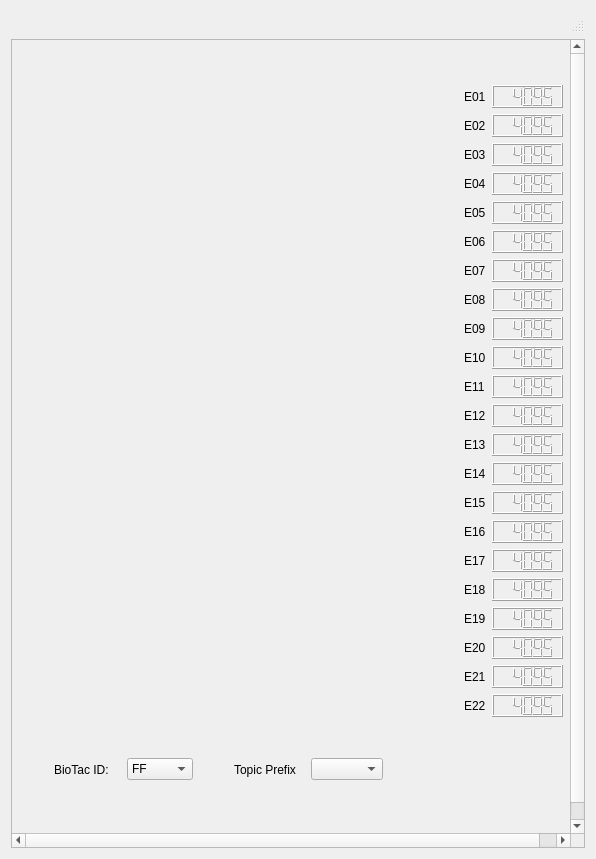
<?xml version="1.0" encoding="UTF-8"?>
<ui version="4.0">
 <class>Pr2GripperSensorGuiWindow</class>
 <widget class="QWidget" name="Pr2GripperSensorGuiWindow">
  <property name="geometry">
   <rect>
    <x>0</x>
    <y>0</y>
    <width>596</width>
    <height>859</height>
   </rect>
  </property>
  <property name="font">
   <font>
    <kerning>true</kerning>
   </font>
  </property>
  <property name="windowTitle">
   <string>ROS BioTac GUI</string>
  </property>
  <layout class="QVBoxLayout" name="verticalLayout">
   <item>
    <widget class="QStatusBar" name="statusBar"/>
   </item>
   <item>
    <widget class="QScrollArea" name="scrollArea">
     <property name="verticalScrollBarPolicy">
      <enum>Qt::ScrollBarAsNeeded</enum>
     </property>
     <property name="horizontalScrollBarPolicy">
      <enum>Qt::ScrollBarAsNeeded</enum>
     </property>
     <property name="widgetResizable">
      <bool>false</bool>
     </property>
     <widget class="QWidget" name="scrollAreaWidgetContents">
      <property name="geometry">
       <rect>
        <x>0</x>
        <y>0</y>
        <width>576</width>
        <height>811</height>
       </rect>
      </property>
      <layout class="QVBoxLayout" name="verticalLayout_2">
       <item>
        <widget class="QToolBar" name="mainToolBar"/>
       </item>
       <item>
        <widget class="QWidget" name="centralWidget" native="true">
         <property name="layoutDirection">
          <enum>Qt::LeftToRight</enum>
         </property>
         <widget class="QWidget" name="horizontalLayoutWidget">
          <property name="geometry">
           <rect>
            <x>20</x>
            <y>670</y>
            <width>161</width>
            <height>51</height>
           </rect>
          </property>
          <layout class="QHBoxLayout" name="horizontalLayout_26">
           <item>
            <widget class="QLabel" name="label_25">
             <property name="text">
              <string>BioTac ID:</string>
             </property>
            </widget>
           </item>
           <item>
            <widget class="QComboBox" name="btSelect">
             <property name="enabled">
              <bool>true</bool>
             </property>
             <property name="editable">
              <bool>false</bool>
             </property>
             <property name="iconSize">
              <size>
               <width>16</width>
               <height>16</height>
              </size>
             </property>
             <property name="frame">
              <bool>true</bool>
             </property>
             <item>
              <property name="text">
               <string>FF</string>
              </property>
             </item>
             <item>
              <property name="text">
               <string>MF</string>
              </property>
             </item>
             <item>
              <property name="text">
               <string>RF</string>
              </property>
             </item>
             <item>
              <property name="text">
               <string>LF</string>
              </property>
             </item>
             <item>
              <property name="text">
               <string>TH</string>
              </property>
             </item>
            </widget>
           </item>
          </layout>
         </widget>
         <widget class="QWidget" name="horizontalLayoutWidget_2">
          <property name="geometry">
           <rect>
            <x>200</x>
            <y>670</y>
            <width>171</width>
            <height>51</height>
           </rect>
          </property>
          <layout class="QHBoxLayout" name="horizontalLayout_27">
           <item>
            <widget class="QLabel" name="label_26">
             <property name="text">
              <string>Topic Prefix</string>
             </property>
            </widget>
           </item>
           <item>
            <widget class="QComboBox" name="select_prefix">
             <property name="enabled">
              <bool>true</bool>
             </property>
             <property name="iconSize">
              <size>
               <width>16</width>
               <height>16</height>
              </size>
             </property>
             <property name="frame">
              <bool>true</bool>
             </property>
            </widget>
           </item>
          </layout>
         </widget>
         <widget class="QWidget" name="formLayoutWidget">
          <property name="geometry">
           <rect>
            <x>430</x>
            <y>0</y>
            <width>121</width>
            <height>692</height>
           </rect>
          </property>
          <layout class="QFormLayout" name="formLayout">
           <item row="0" column="0">
            <widget class="QLabel" name="label">
             <property name="text">
              <string>E01</string>
             </property>
            </widget>
           </item>
           <item row="0" column="1">
            <widget class="QLCDNumber" name="lcdE01">
             <property name="palette">
              <palette>
               <active>
                <colorrole role="WindowText">
                 <brush brushstyle="SolidPattern">
                  <color alpha="255">
                   <red>0</red>
                   <green>0</green>
                   <blue>0</blue>
                  </color>
                 </brush>
                </colorrole>
               </active>
               <inactive>
                <colorrole role="WindowText">
                 <brush brushstyle="SolidPattern">
                  <color alpha="255">
                   <red>0</red>
                   <green>0</green>
                   <blue>0</blue>
                  </color>
                 </brush>
                </colorrole>
               </inactive>
               <disabled>
                <colorrole role="WindowText">
                 <brush brushstyle="SolidPattern">
                  <color alpha="255">
                   <red>150</red>
                   <green>147</green>
                   <blue>140</blue>
                  </color>
                 </brush>
                </colorrole>
               </disabled>
              </palette>
             </property>
             <property name="font">
              <font>
               <weight>75</weight>
               <bold>true</bold>
              </font>
             </property>
             <property name="intValue" stdset="0">
              <number>4095</number>
             </property>
            </widget>
           </item>
           <item row="1" column="0">
            <widget class="QLabel" name="label_2">
             <property name="text">
              <string>E02</string>
             </property>
            </widget>
           </item>
           <item row="1" column="1">
            <widget class="QLCDNumber" name="lcdE02">
             <property name="intValue" stdset="0">
              <number>4095</number>
             </property>
            </widget>
           </item>
           <item row="2" column="0">
            <widget class="QLabel" name="label_3">
             <property name="text">
              <string>E03</string>
             </property>
            </widget>
           </item>
           <item row="2" column="1">
            <widget class="QLCDNumber" name="lcdE03">
             <property name="intValue" stdset="0">
              <number>4095</number>
             </property>
            </widget>
           </item>
           <item row="3" column="0">
            <widget class="QLabel" name="label_4">
             <property name="text">
              <string>E04</string>
             </property>
            </widget>
           </item>
           <item row="3" column="1">
            <widget class="QLCDNumber" name="lcdE04">
             <property name="intValue" stdset="0">
              <number>4095</number>
             </property>
            </widget>
           </item>
           <item row="4" column="0">
            <widget class="QLabel" name="label_5">
             <property name="text">
              <string>E05</string>
             </property>
            </widget>
           </item>
           <item row="4" column="1">
            <widget class="QLCDNumber" name="lcdE05">
             <property name="intValue" stdset="0">
              <number>4095</number>
             </property>
            </widget>
           </item>
           <item row="5" column="0">
            <widget class="QLabel" name="label_6">
             <property name="text">
              <string>E06</string>
             </property>
            </widget>
           </item>
           <item row="5" column="1">
            <widget class="QLCDNumber" name="lcdE06">
             <property name="intValue" stdset="0">
              <number>4095</number>
             </property>
            </widget>
           </item>
           <item row="6" column="0">
            <widget class="QLabel" name="label_7">
             <property name="text">
              <string>E07</string>
             </property>
            </widget>
           </item>
           <item row="6" column="1">
            <widget class="QLCDNumber" name="lcdE07">
             <property name="intValue" stdset="0">
              <number>4095</number>
             </property>
            </widget>
           </item>
           <item row="7" column="0">
            <widget class="QLabel" name="label_8">
             <property name="text">
              <string>E08</string>
             </property>
            </widget>
           </item>
           <item row="7" column="1">
            <widget class="QLCDNumber" name="lcdE08">
             <property name="intValue" stdset="0">
              <number>4095</number>
             </property>
            </widget>
           </item>
           <item row="8" column="0">
            <widget class="QLabel" name="label_9">
             <property name="text">
              <string>E09</string>
             </property>
            </widget>
           </item>
           <item row="8" column="1">
            <widget class="QLCDNumber" name="lcdE09">
             <property name="intValue" stdset="0">
              <number>4095</number>
             </property>
            </widget>
           </item>
           <item row="9" column="0">
            <widget class="QLabel" name="label_10">
             <property name="text">
              <string>E10</string>
             </property>
            </widget>
           </item>
           <item row="9" column="1">
            <widget class="QLCDNumber" name="lcdE10">
             <property name="intValue" stdset="0">
              <number>4095</number>
             </property>
            </widget>
           </item>
           <item row="10" column="0">
            <widget class="QLabel" name="label_11">
             <property name="text">
              <string>E11</string>
             </property>
            </widget>
           </item>
           <item row="10" column="1">
            <widget class="QLCDNumber" name="lcdE11">
             <property name="intValue" stdset="0">
              <number>4095</number>
             </property>
            </widget>
           </item>
           <item row="11" column="0">
            <widget class="QLabel" name="label_12">
             <property name="text">
              <string>E12</string>
             </property>
            </widget>
           </item>
           <item row="11" column="1">
            <widget class="QLCDNumber" name="lcdE12">
             <property name="intValue" stdset="0">
              <number>4095</number>
             </property>
            </widget>
           </item>
           <item row="12" column="0">
            <widget class="QLabel" name="label_13">
             <property name="text">
              <string>E13</string>
             </property>
            </widget>
           </item>
           <item row="12" column="1">
            <widget class="QLCDNumber" name="lcdE13">
             <property name="intValue" stdset="0">
              <number>4095</number>
             </property>
            </widget>
           </item>
           <item row="13" column="0">
            <widget class="QLabel" name="label_14">
             <property name="text">
              <string>E14</string>
             </property>
            </widget>
           </item>
           <item row="13" column="1">
            <widget class="QLCDNumber" name="lcdE14">
             <property name="intValue" stdset="0">
              <number>4095</number>
             </property>
            </widget>
           </item>
           <item row="14" column="0">
            <widget class="QLabel" name="label_15">
             <property name="text">
              <string>E15</string>
             </property>
            </widget>
           </item>
           <item row="14" column="1">
            <widget class="QLCDNumber" name="lcdE15">
             <property name="intValue" stdset="0">
              <number>4095</number>
             </property>
            </widget>
           </item>
           <item row="15" column="0">
            <widget class="QLabel" name="label_16">
             <property name="text">
              <string>E16</string>
             </property>
            </widget>
           </item>
           <item row="15" column="1">
            <widget class="QLCDNumber" name="lcdE16">
             <property name="intValue" stdset="0">
              <number>4095</number>
             </property>
            </widget>
           </item>
           <item row="16" column="0">
            <widget class="QLabel" name="label_17">
             <property name="text">
              <string>E17</string>
             </property>
            </widget>
           </item>
           <item row="16" column="1">
            <widget class="QLCDNumber" name="lcdE17">
             <property name="intValue" stdset="0">
              <number>4095</number>
             </property>
            </widget>
           </item>
           <item row="17" column="0">
            <widget class="QLabel" name="label_18">
             <property name="text">
              <string>E18</string>
             </property>
            </widget>
           </item>
           <item row="17" column="1">
            <widget class="QLCDNumber" name="lcdE18">
             <property name="intValue" stdset="0">
              <number>4095</number>
             </property>
            </widget>
           </item>
           <item row="18" column="0">
            <widget class="QLabel" name="label_19">
             <property name="text">
              <string>E19</string>
             </property>
            </widget>
           </item>
           <item row="18" column="1">
            <widget class="QLCDNumber" name="lcdE19">
             <property name="intValue" stdset="0">
              <number>4095</number>
             </property>
            </widget>
           </item>
           <item row="19" column="0">
            <widget class="QLabel" name="label_20">
             <property name="text">
              <string>E20</string>
             </property>
            </widget>
           </item>
           <item row="19" column="1">
            <widget class="QLCDNumber" name="lcdE20">
             <property name="intValue" stdset="0">
              <number>4095</number>
             </property>
            </widget>
           </item>
           <item row="20" column="0">
            <widget class="QLabel" name="label_21">
             <property name="text">
              <string>E21</string>
             </property>
            </widget>
           </item>
           <item row="20" column="1">
            <widget class="QLCDNumber" name="lcdE21">
             <property name="intValue" stdset="0">
              <number>4095</number>
             </property>
            </widget>
           </item>
           <item row="21" column="0">
            <widget class="QLabel" name="label_22">
             <property name="text">
              <string>E22</string>
             </property>
            </widget>
           </item>
           <item row="21" column="1">
            <widget class="QLCDNumber" name="lcdE22">
             <property name="intValue" stdset="0">
              <number>4095</number>
             </property>
            </widget>
           </item>
          </layout>
         </widget>
        </widget>
       </item>
      </layout>
     </widget>
    </widget>
   </item>
  </layout>
 </widget>
 <layoutdefault spacing="6" margin="11"/>
 <resources/>
 <connections/>
</ui>
